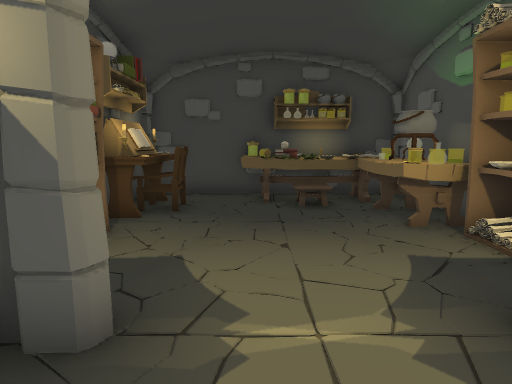
view 1 (above)

12 first-person views from a walk through a Unity game level. The camera is 1.5 m above the floor, tilts 8° down and sees 75° across. The floor is counted in squares, 1 m on a side. Each view is taken from the middle of a square. On the plan, view 1 faces up. The plan holds only what a view shows up to about 15 squares ahead; the rest is blank. The player is left out. Door leaves are left out, so doorways stand open.

view 2
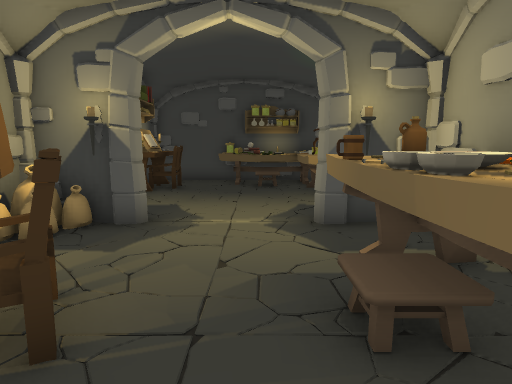

view 3
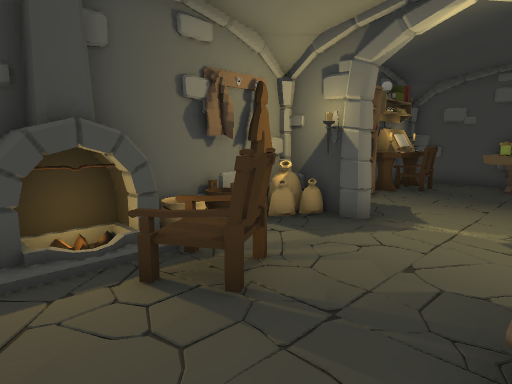

view 4
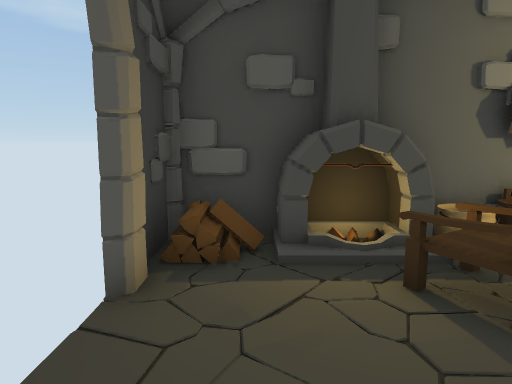

view 5
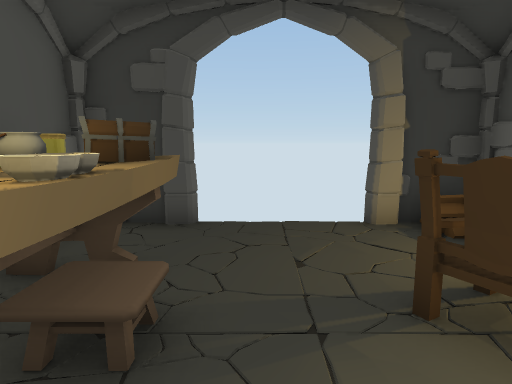

view 6
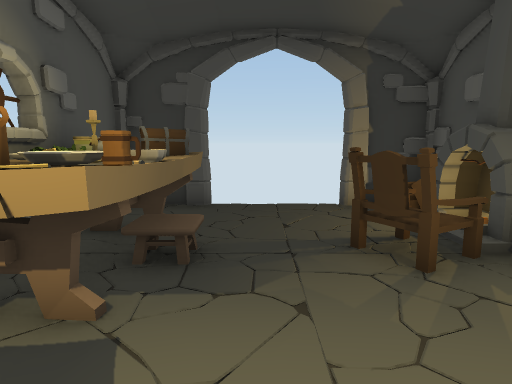

view 7
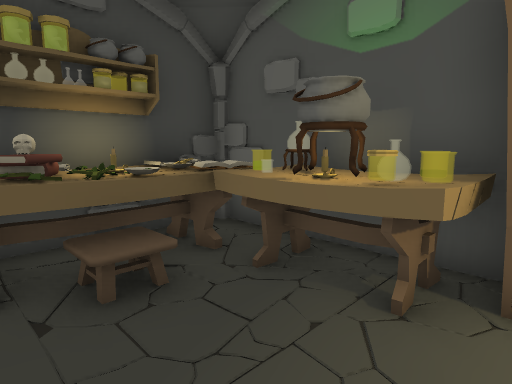

view 8
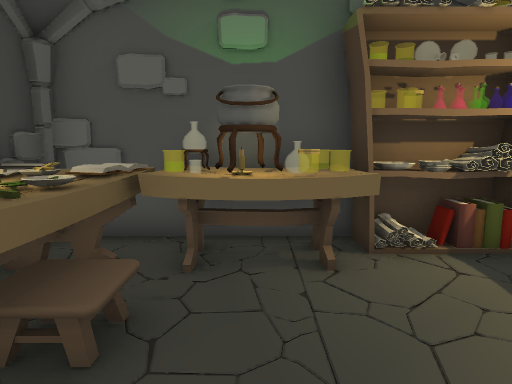

view 9
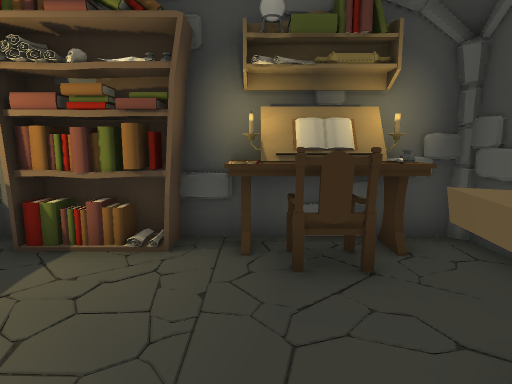

view 10
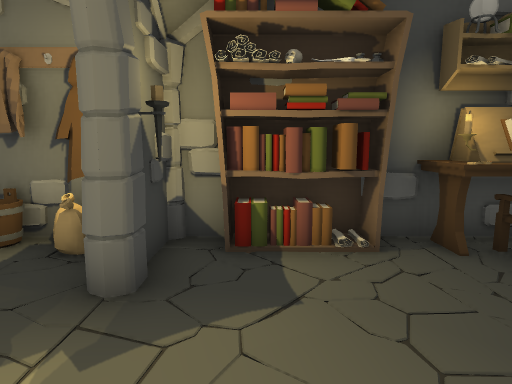

view 11
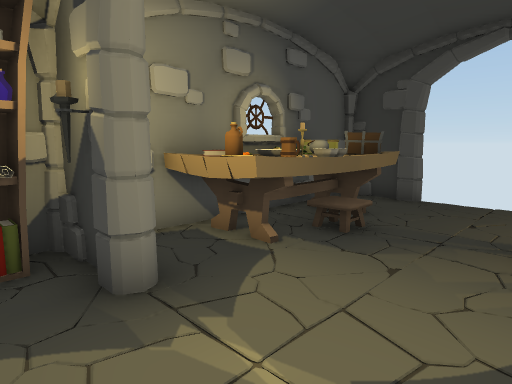

view 12
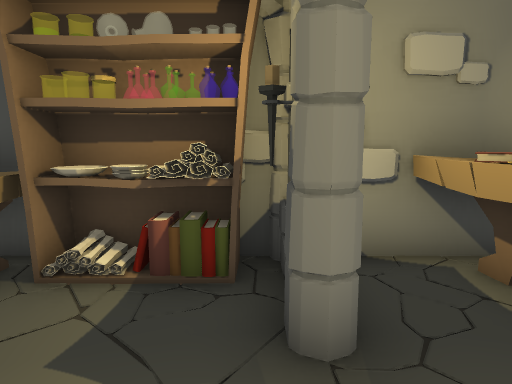

### Floor plan
Points are (right, up) in squares from view 1. A wall is a line through its corners. A room is listed if a view was taken in it or the views show most of it. See-through windows are left out.
Room 1 (views 1, 2, 3, 4, 5, 6, 7, 8, 9, 10, 11, 12)
walls: (-1.8, 2.4) (-3.3, 2.4); (2.2, 2.6) (3.5, 2.6); (-3, 1.5) (-3, 1); (-3.4, 2.6) (-1.3, 2.6); (-3.4, 1.3) (-3.4, 0.4); (4.4, 2.8) (4.4, 3.3); (4.4, 2.4) (2.2, 2.4); (-3.4, -0.4) (-3.4, -5.2) (-2.4, -5.4); (4.4, 5.4) (4.4, 10.2); (-2.7, 10.3) (-3.4, 10.2) (-3.4, 5.8); (4.4, 9.6) (4.3, 10.2) (3.3, 10.4); (4.2, 10.4) (-3.4, 10.4); (-2.8, -5.2) (-2.4, -5.5); (2.2, -5.4) (4.4, -5.4); (-3.4, -5.4) (-1.3, -5.4)
ways out: open door at (0.5, -5.5)
objects: fireplace (-3, -4) to (-3, -2); other object (-3, -1); bucket (-3, 0); bag (-3, 2) to (-2, 2); bookshelf (-3, 4) to (-3, 6); desk (-3, 7) to (-2, 9); chair (-2, -2) to (0, -1); chair (-2, 7) to (-2, 8); other object (0, 9) to (4, 10); table (2, -4) to (4, 1); other object (3, 6) to (4, 8); shelf (4, 3) to (4, 5)

Positions as (right, up) in squares from view 1, and headings:
1: (0, 0), facing up
2: (1, -4), facing up
3: (2, -4), facing up-left
4: (2, -4), facing left
5: (1, 1), facing down
6: (1, 3), facing down
7: (0, 5), facing up-right
8: (-1, 7), facing right
9: (2, 7), facing left
10: (2, 4), facing left
11: (-1, 4), facing down-right
12: (0, 3), facing right
